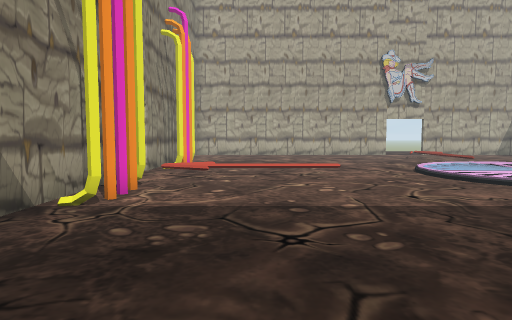
view 1 (above)

15 first-person views from a walk through a 3-D level made in the Unity game engine. The camera is 1.2 m above the floor, tilts 4° down and sees 75° across. Doors are open. The floor is counted in squares, 1 m on a side. Each view is taken from the middle of a square. On the plan, view 1 faces up. The plan holds only what a view shows up to about 14 squares ahead; the rest is blank. The place goes on beyond the plan. The player character is not drawn.

view 2
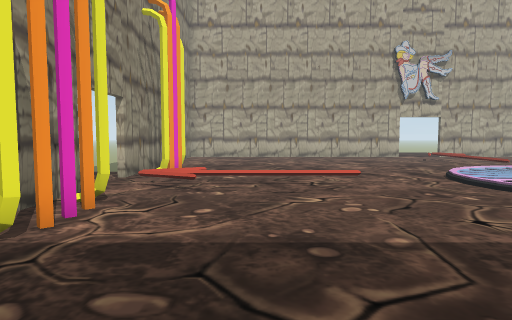

view 3
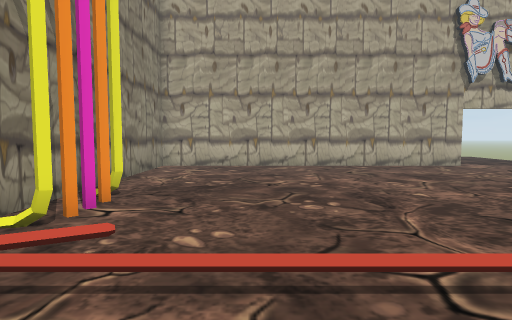

view 4
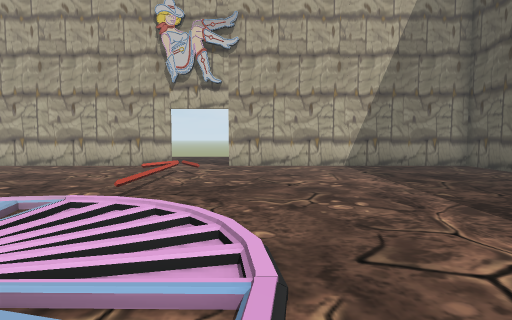

view 5
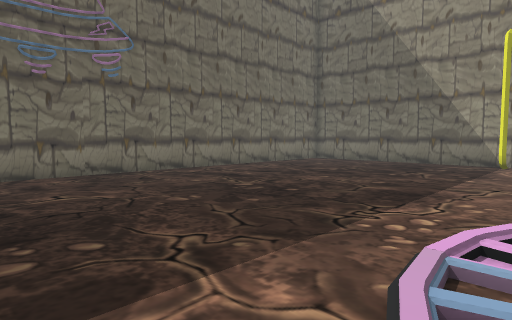

view 6
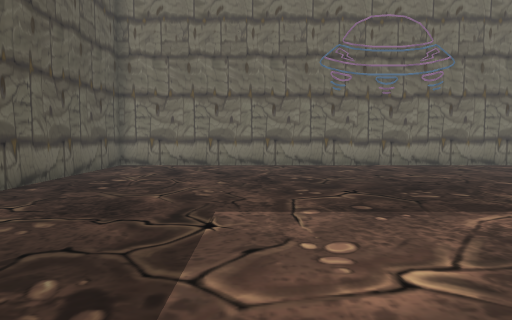

view 7
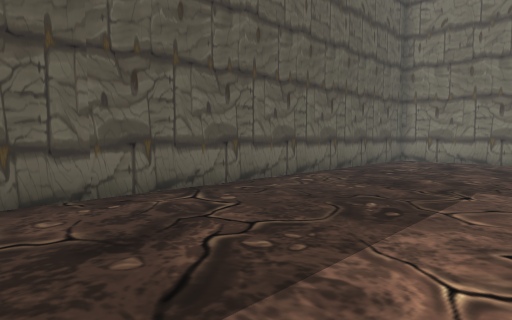

view 8
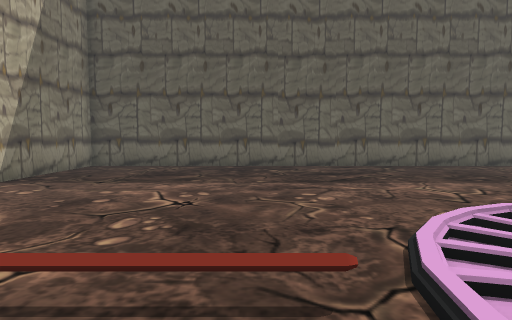

view 9
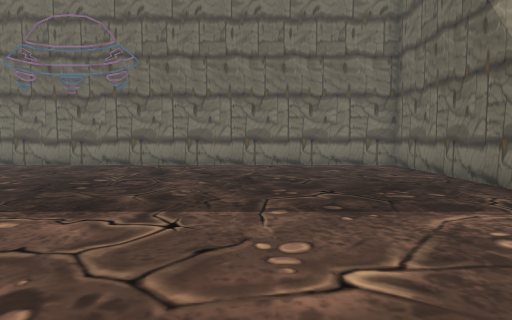

view 10
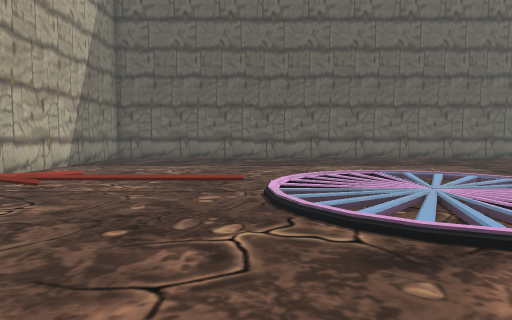

view 11
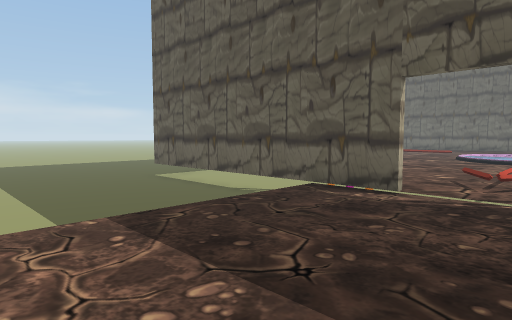

view 12
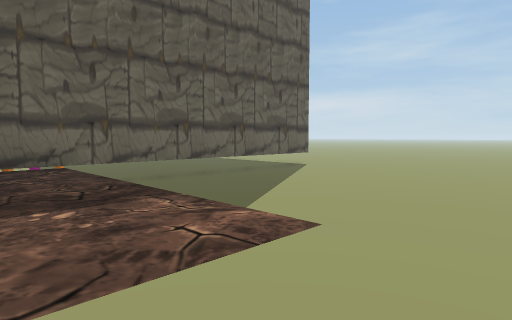

view 13
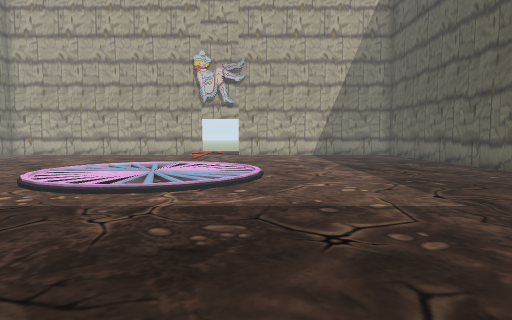

view 14
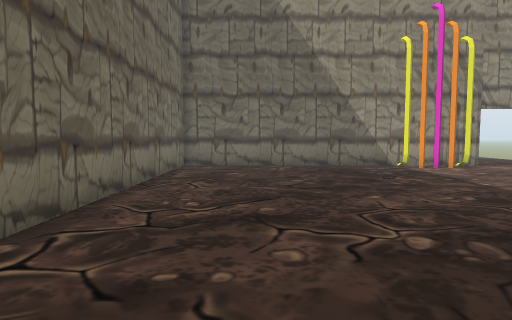

view 15
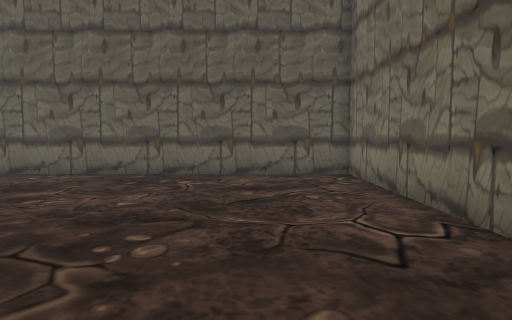

### Floor plan
Key: @ floor where view 1 was taken; # wall or solid block; . main floor; - floor 0.5 m lower than the main floor; / step, stairs or slope; D open door; T thing the floor can be seen under or through; O other object.
Columns run from 13 left of view 1 to 21 right of it. Each row starts with its distance up from view 1.
 25     ---
 24     ----
 23     -----
 22     -----#############DDD##########
 21     -----#........................#
 20    ------T........................#
 19    ------T........................#
 18    ------T........................#
 17    ------T........................#
 16    ------T........................#
 15          TO.......................#
 14    //////TO.........../...........#
 13   .......TO.........// //.........#
 12   .......#O........///   /........#
 11    ......D./.......///   /........#
 10     .....D//////...     //........#
  9 - .....  #........./    //........#
  8   .......#O........//   /.........#
  7  -.......#O..........///..........#
  6 ----     #O.......................#
  5 ---------#........................#
  4  --------#........................#
  3  --------#........................#
  2  --------#........................#
  1  --------#........................#
  0  --------#...@....................#
 -1  --------#........................#
 -2  --------#........................#
 -3   ------ ##########################
 -4   -----
 -5   ----
 -6   ---
 -7   --
 -8   --

Positions as (right, up) in squares from view 1, and headings:
1: (0, 0), facing up
2: (0, 2), facing up
3: (0, 8), facing up
4: (12, 8), facing up
5: (12, 8), facing down-left
6: (15, 11), facing down
7: (14, 14), facing down-right
8: (7, 15), facing right
9: (2, 11), facing down
10: (2, 14), facing right
11: (-11, 9), facing up-right
12: (-13, 9), facing down-right
13: (12, 0), facing up
14: (10, 0), facing left
15: (10, 0), facing right
